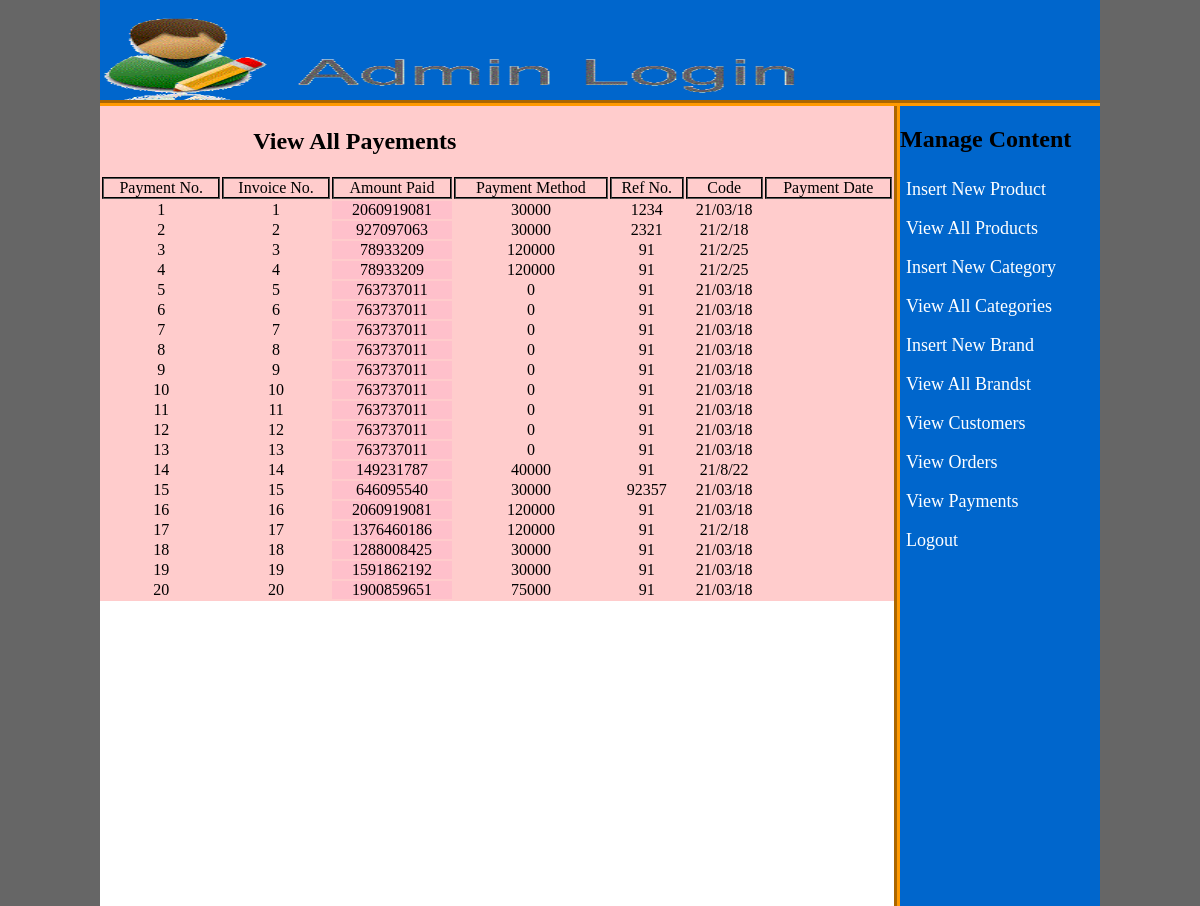
The page /admin_area/index.php?view_payments (signed in) on the database its author committed.
### tables this page shows
CREATE TABLE IF NOT EXISTS `payments` (
  `payment_id` int(10) NOT NULL AUTO_INCREMENT,
  `invoice_no` int(10) NOT NULL,
  `amount` int(10) NOT NULL,
  `payment_mode` text NOT NULL,
  `ref_no` int(10) NOT NULL,
  `code` int(10) NOT NULL,
  `payment_date` text NOT NULL,
  PRIMARY KEY (`payment_id`)
);

### admin_area/view_payments.php (the view, shortened to what this page needs)
<?php
if(!isset($_SESSION['admin_email'])){
    echo "<script>window.open('login.php','_self')</script>";
}
else
{
?>
<!DOCTYPE html>
<html lang="en">
<head>
</head>
<body>
    <table width="794" bgcolor="#FFCCCC" align="center">
       <tr align="center">
    <td colspan="4"><h2>View All Payements</h2></td>
</tr>
<tr>
    <th>Payment No.</th>
    <th>Invoice No.</th>
    <th>Amount Paid</th>
    <th>Payment Method</th>
    <th>Ref No.</th>
    <th>Code</th>
    <th>Payment Date</th>
</tr>
<?php
        include("includes/db.php");
        $get_payments="select * from payments";
        $run_payments=mysqli_query($connection,$get_payments);
         $i=0;
        while($row_payments=mysqli_fetch_array($run_payments)){
          $payment_id=$row_payments['payment_id'];
          $invoice=$row_payments['invoice_no'];
          $amount=$row_payments['amount'];
          $code=$row_payments['code'];
          $date=$row_payments['payment_date'];
            $i++;
        ?>
<tr align="center">
       <td><?php echo $i; ?></td>
       <td><?php echo $payment_id ?></td>
       <td bgcolor='pink'><?php echo  $invoice ?></td>
       <td><?php echo  $amount ?></td>
       <td><?php echo   $code ?></td>
       <td><?php echo  $date ?></td>
        </tr>
        <?php  } ?>
    </table>
</body>
</html>
<?php  } ?>

### admin_area/styles/style.css (style rules this page uses)
html, body, div, span, applet, object, iframe, blockquote, pre, a, abbr, acronym, address, big, cite, code, del, dfn, em, img, ins, kbd, q, s, samp, small, strike, strong, sub, sup, tt, var, b, u, i, center, dl, dt, dd, ol, ul, li, fieldset, form, label, legend, table, caption, tbody, tfoot, thead, tr, th, td, article, aside, canvas, details, embed, figure, figcaption, footer, header, hgroup, menu, nav, output, ruby, section, summary, time, mark, audio, video { margin: 0; padding: 0; border: 0; font-size: 100%; font: inherit; vertical-align: baseline; }
body { background: #666; }

### admin_area/view_payments.php (style rules this page uses)
tr,th { border: 2px groove #000; }

### rows shown on the page
payments: payment_id "1", invoice_no "2060919081", amount "30000", code "1234", payment_date "21/03/18"
payments: payment_id "2", invoice_no "927097063", amount "30000", code "2321", payment_date "21/2/18"
payments: payment_id "3", invoice_no "78933209", amount "120000", code "91", payment_date "21/2/25"
payments: payment_id "4", invoice_no "78933209", amount "120000", code "91", payment_date "21/2/25"
payments: payment_id "5", invoice_no "763737011", amount "0", code "91", payment_date "21/03/18"
payments: payment_id "6", invoice_no "763737011", amount "0", code "91", payment_date "21/03/18"
payments: payment_id "7", invoice_no "763737011", amount "0", code "91", payment_date "21/03/18"
payments: payment_id "8", invoice_no "763737011", amount "0", code "91", payment_date "21/03/18"
payments: payment_id "9", invoice_no "763737011", amount "0", code "91", payment_date "21/03/18"
payments: payment_id "10", invoice_no "763737011", amount "0", code "91", payment_date "21/03/18"
payments: payment_id "11", invoice_no "763737011", amount "0", code "91", payment_date "21/03/18"
payments: payment_id "12", invoice_no "763737011", amount "0", code "91", payment_date "21/03/18"
payments: payment_id "13", invoice_no "763737011", amount "0", code "91", payment_date "21/03/18"
payments: payment_id "14", invoice_no "149231787", amount "40000", code "91", payment_date "21/8/22"
payments: payment_id "15", invoice_no "646095540", amount "30000", code "92357", payment_date "21/03/18"
payments: payment_id "16", invoice_no "2060919081", amount "120000", code "91", payment_date "21/03/18"
payments: payment_id "17", invoice_no "1376460186", amount "120000", code "91", payment_date "21/2/18"
payments: payment_id "18", invoice_no "1288008425", amount "30000", code "91", payment_date "21/03/18"
payments: payment_id "19", invoice_no "1591862192", amount "30000", code "91", payment_date "21/03/18"
payments: payment_id "20", invoice_no "1900859651", amount "75000", code "91", payment_date "21/03/18"
